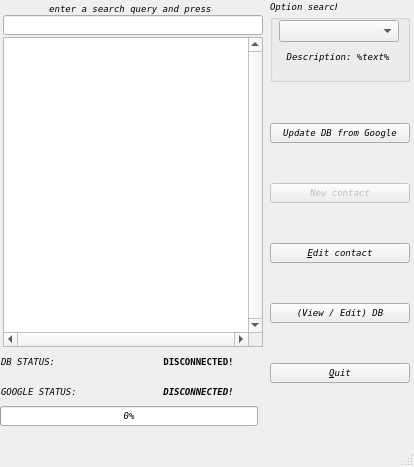
<?xml version="1.0" encoding="UTF-8"?>
<ui version="4.0">
 <class>MainWindow</class>
 <widget class="QMainWindow" name="MainWindow">
  <property name="enabled">
   <bool>true</bool>
  </property>
  <property name="geometry">
   <rect>
    <x>0</x>
    <y>0</y>
    <width>414</width>
    <height>467</height>
   </rect>
  </property>
  <property name="font">
   <font>
    <family>DejaVu Sans Mono</family>
    <pointsize>7</pointsize>
    <italic>true</italic>
   </font>
  </property>
  <property name="windowTitle">
   <string>MainWindow</string>
  </property>
  <property name="dockOptions">
   <set>QMainWindow::AllowTabbedDocks|QMainWindow::AnimatedDocks</set>
  </property>
  <widget class="QWidget" name="centralwidget">
   <widget class="QProgressBar" name="pBar">
    <property name="geometry">
     <rect>
      <x>0</x>
      <y>406</y>
      <width>258</width>
      <height>20</height>
     </rect>
    </property>
    <property name="value">
     <number>0</number>
    </property>
   </widget>
   <widget class="QWidget" name="verticalLayoutWidget">
    <property name="geometry">
     <rect>
      <x>270</x>
      <y>89</y>
      <width>140</width>
      <height>331</height>
     </rect>
    </property>
    <layout class="QVBoxLayout" name="verticalLayout">
     <item>
      <widget class="QPushButton" name="b_get_from_google">
       <property name="text">
        <string>Update DB from Google</string>
       </property>
      </widget>
     </item>
     <item>
      <widget class="QPushButton" name="b_new_contact">
       <property name="enabled">
        <bool>false</bool>
       </property>
       <property name="text">
        <string>New contact</string>
       </property>
      </widget>
     </item>
     <item>
      <widget class="QPushButton" name="b_edit_contact">
       <property name="text">
        <string>&amp;Edit contact</string>
       </property>
      </widget>
     </item>
     <item>
      <widget class="QPushButton" name="b_edit_db">
       <property name="text">
        <string>(View / Edit) DB</string>
       </property>
      </widget>
     </item>
     <item>
      <widget class="QPushButton" name="b_quit">
       <property name="text">
        <string>&amp;Quit</string>
       </property>
      </widget>
     </item>
    </layout>
   </widget>
   <widget class="QWidget" name="gridLayoutWidget">
    <property name="geometry">
     <rect>
      <x>1</x>
      <y>350</y>
      <width>261</width>
      <height>54</height>
     </rect>
    </property>
    <layout class="QGridLayout" name="gridLayout">
     <item row="0" column="0">
      <widget class="QLabel" name="label_6">
       <property name="text">
        <string>DB STATUS:</string>
       </property>
      </widget>
     </item>
     <item row="1" column="0">
      <widget class="QLabel" name="label_7">
       <property name="text">
        <string>GOOGLE STATUS:</string>
       </property>
      </widget>
     </item>
     <item row="0" column="1">
      <widget class="QLabel" name="l_db_status">
       <property name="font">
        <font>
         <weight>75</weight>
         <italic>false</italic>
         <bold>true</bold>
         <underline>false</underline>
         <strikeout>false</strikeout>
        </font>
       </property>
       <property name="text">
        <string>DISCONNECTED!</string>
       </property>
       <property name="textFormat">
        <enum>Qt::AutoText</enum>
       </property>
       <property name="alignment">
        <set>Qt::AlignCenter</set>
       </property>
      </widget>
     </item>
     <item row="1" column="1">
      <widget class="QLabel" name="l_google_status">
       <property name="font">
        <font>
         <weight>75</weight>
         <bold>true</bold>
        </font>
       </property>
       <property name="text">
        <string>DISCONNECTED!</string>
       </property>
       <property name="alignment">
        <set>Qt::AlignCenter</set>
       </property>
      </widget>
     </item>
    </layout>
   </widget>
   <widget class="QListView" name="lV_main">
    <property name="geometry">
     <rect>
      <x>3</x>
      <y>37</y>
      <width>260</width>
      <height>310</height>
     </rect>
    </property>
    <property name="cursor" stdset="0">
     <cursorShape>CrossCursor</cursorShape>
    </property>
    <property name="mouseTracking">
     <bool>false</bool>
    </property>
    <property name="frameShape">
     <enum>QFrame::StyledPanel</enum>
    </property>
    <property name="frameShadow">
     <enum>QFrame::Raised</enum>
    </property>
    <property name="verticalScrollBarPolicy">
     <enum>Qt::ScrollBarAlwaysOn</enum>
    </property>
    <property name="horizontalScrollBarPolicy">
     <enum>Qt::ScrollBarAlwaysOn</enum>
    </property>
    <property name="tabKeyNavigation">
     <bool>false</bool>
    </property>
    <property name="dragEnabled">
     <bool>false</bool>
    </property>
    <property name="dragDropOverwriteMode">
     <bool>false</bool>
    </property>
    <property name="dragDropMode">
     <enum>QAbstractItemView::NoDragDrop</enum>
    </property>
    <property name="selectionBehavior">
     <enum>QAbstractItemView::SelectRows</enum>
    </property>
    <property name="movement">
     <enum>QListView::Static</enum>
    </property>
    <property name="flow">
     <enum>QListView::TopToBottom</enum>
    </property>
    <property name="resizeMode">
     <enum>QListView::Adjust</enum>
    </property>
    <property name="selectionRectVisible">
     <bool>false</bool>
    </property>
   </widget>
   <widget class="QGroupBox" name="groupBox">
    <property name="geometry">
     <rect>
      <x>270</x>
      <y>0</y>
      <width>140</width>
      <height>82</height>
     </rect>
    </property>
    <property name="title">
     <string>Option search</string>
    </property>
    <widget class="QComboBox" name="comboB_search">
     <property name="geometry">
      <rect>
       <x>9</x>
       <y>20</y>
       <width>120</width>
       <height>22</height>
      </rect>
     </property>
     <property name="maxCount">
      <number>3</number>
     </property>
    </widget>
    <widget class="QLabel" name="l_search">
     <property name="geometry">
      <rect>
       <x>8</x>
       <y>50</y>
       <width>120</width>
       <height>14</height>
      </rect>
     </property>
     <property name="text">
      <string>Description: %text%</string>
     </property>
     <property name="alignment">
      <set>Qt::AlignCenter</set>
     </property>
    </widget>
   </widget>
   <widget class="QWidget" name="verticalLayoutWidget_2">
    <property name="geometry">
     <rect>
      <x>3</x>
      <y>3</y>
      <width>260</width>
      <height>32</height>
     </rect>
    </property>
    <layout class="QVBoxLayout" name="verticalLayout_2">
     <property name="spacing">
      <number>0</number>
     </property>
     <item>
      <widget class="QLabel" name="label">
       <property name="text">
        <string>enter a search query and press &lt;ENTER&gt;</string>
       </property>
       <property name="alignment">
        <set>Qt::AlignCenter</set>
       </property>
      </widget>
     </item>
     <item>
      <widget class="QLineEdit" name="le_search"/>
     </item>
    </layout>
   </widget>
  </widget>
  <widget class="QMenuBar" name="menubar">
   <property name="geometry">
    <rect>
     <x>0</x>
     <y>0</y>
     <width>414</width>
     <height>15</height>
    </rect>
   </property>
  </widget>
  <widget class="QStatusBar" name="statusbar"/>
 </widget>
 <resources/>
 <connections/>
</ui>
